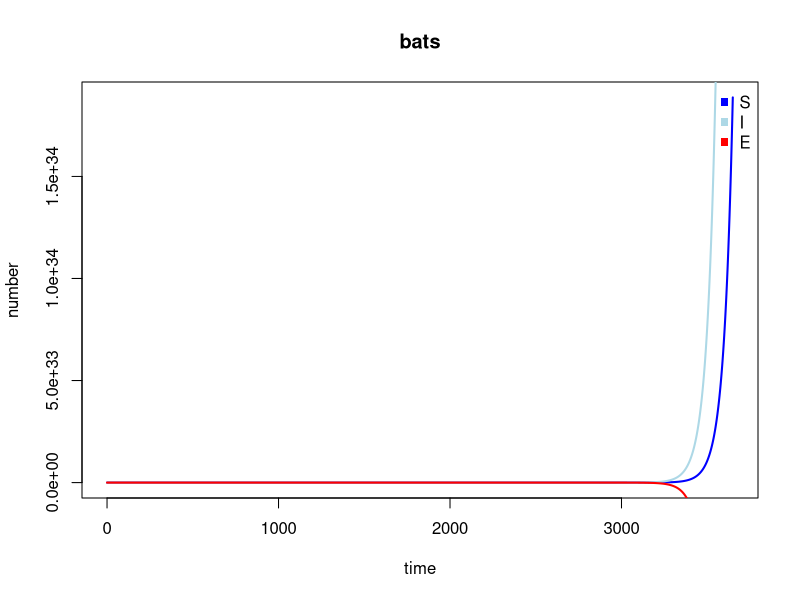
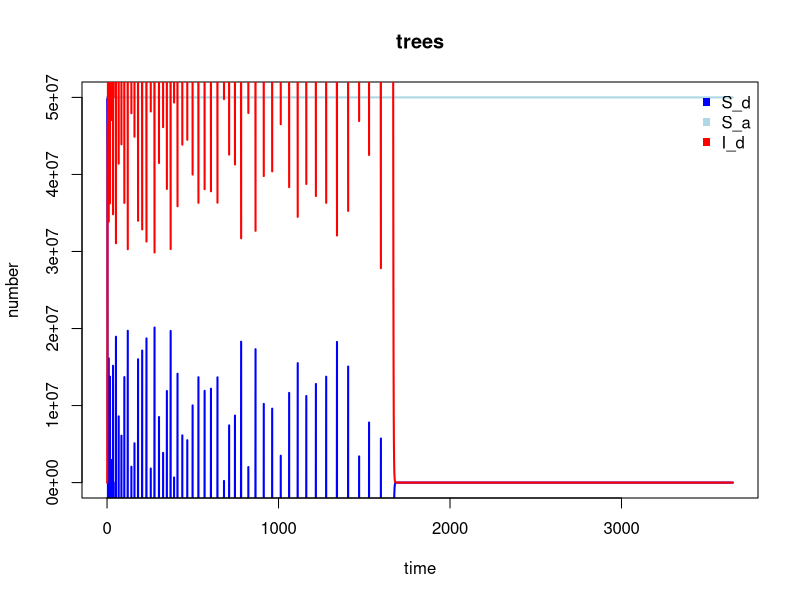
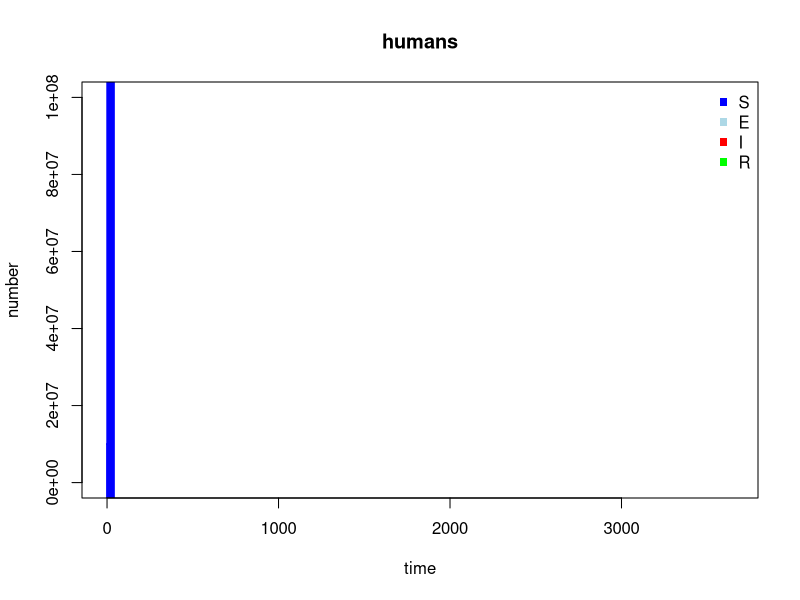

These charts were generated, in order, by the following R code:
## ---- chunk 1
knitr::opts_chunk$set(echo = TRUE)
## ---- chunk 2
run_nipah_discrete <- function(param, max_time, time_step, initial_cond){
  
  ## Parameters
  
  ## For bats
  V_b = param$V_b #birth rate of bats
  mu_b = param$mu_b #death rate of bats
  beta_b = param$beta_b #transmission coefficient among bats
  beta_bd = param$beta_bd #transmission coefficient from bats to susceptible date palm trees
  lambda_b = param$lambda_b #1/latent period in bats
  
  
  ##
  ## For trees
  P_d = param$P_d  #proportion of data palm trees at baseline
  P_a = param$P_a  #proportion of alternative plants at baseline
  R_da = param$R_d  #relative preference of date palm tree over alternative plant 
                    # (equal preference: R_da = 1)
  V_d = param$V_d  #birth rate of date palm trees
  V_a = param$V_a  #birth rate of alternative plants
  mu_d = param$mu_d  #death rate of date palm trees
  mu_a = param$mu_a  #death rate of alternative plants
  theta_d = param$theta_d  #pot replacement rate 
  gamma_d = param$gamma_d  #viral inactivation rate in date palm tree sap
  
  
  ## For humans
  beta_h = param$beta_h #transmission coefficients among humans
  beta_dh = param$beta_dh #transmission coefficient from infectious date palm trees to humans
  sigma_h = param$sigma_h #1/latent period in humans
  gamma_h = param$gamma_h #recovery rate in humans
  v_h = param$v_h #birth rate for humans
  mu_h = param$mu_h #death rate for humans
  k_mu = param$k_mu #Nipah case fatality rate
  
  
  
  
  ##
  time = seq(0, max_time, time_step)
  nsteps = length(time)
  
  ## Compartments 
  
  ## For bats
  S_b <- rep(NA, nsteps); S_b[1] = initial_cond['S_b']
  E_b <- rep(NA, nsteps); E_b[1] = initial_cond['E_b']
  I_b <- rep(NA, nsteps); I_b[1] = initial_cond['I_b']
  
  incidI_b <- rep(NA, nsteps); incidI_b[1] = 0
  
  
  ##
  ## For trees
  S_d <- rep(NA, nsteps); S_d[1] = initial_cond['S_d']
  I_d <- rep(NA, nsteps); I_d[1] = initial_cond['I_d']
  S_a <- rep(NA, nsteps); S_a[1] = initial_cond['S_a']
  
  incidI_d <- rep(NA, nsteps); incidI_d[1] = 0
  
  ## For humans 
  S_h = rep(NA, nsteps); S_h[1] = initial_cond['S_h']
  E_h = rep(NA, nsteps); E_h[1] = initial_cond['E_h']
  I_h = rep(NA, nsteps); I_h[1] = initial_cond['I_h']
  I_d = rep(NA, nsteps); I_d[1] = initial_cond['I_d']
  R_h = rep(NA, nsteps); R_h[1] = initial_cond['R_h']
  N_h = rep(NA, nsteps); N_h[1] = S_h[1] + I_h[1] + R_h[1]
  
  incidI_h = rep(NA, nsteps); incidI_h[1] = 0
  
  
  ##
  
  for(ii in 2:max_time){
    
    ## changes in bat compartments
    new_births_S_b = time_step * V_b * (max(S_b[ii-1],0)+max(I_b[ii-1],0))
    new_deaths_S_b = time_step * mu_b * max(S_b[ii-1],0)
    new_deaths_E_b = time_step * mu_b * max(E_b[ii-1],0)
    new_deaths_I_b = time_step * mu_b * max(I_b[ii-1],0)
    new_inf_E_b = time_step * beta_b * max(S_b[ii-1],0)
    new_lat_I_b = time_step * lambda_b * max(S_b[ii-1],0)
    
    
    
    ## changes in tree compartments 
    new_births_S_d = time_step * V_d * (max(S_d[ii-1],0) + max(I_d[ii-1],0)) 
    new_births_S_a = time_step * V_a * max(S_a[ii-1],0)
    new_deaths_S_d = time_step * mu_d * max(S_d[ii-1],0)
    new_deaths_I_d = time_step * mu_d * max(I_d[ii-1],0)
    new_deaths_S_a = time_step * mu_a * max(S_a[ii-1],0)
    new_inf_S_d = time_step * R_da * beta_bd * (cos((ii-1)/365*2*pi-pi)+1)*0.5 * max(I_b[ii-1],0) * max(S_d[ii-1],0)
    # beta_bd (transmission coefficient from bat to tree) is not defined yet 
    new_rep_I_d = time_step * theta_d * max(I_d[ii-1],0)
    new_inact_I_d = time_step * gamma_d * max(I_d[ii-1],0)
    
    ## changes in human compartments 
    new_births_S_h = time_step * v_h * N_h[ii-1]
    new_deaths_S_h = time_step * beta_h * I_h[ii-1] * S_h[ii-1]
    new_inf_S_h = time_step * beta_dh * I_d[ii-1] * S_h[ii-1]
    new_inf_S_dh = time_step * mu_h * S_h[ii-1]
    
    new_inf_E_h = time_step * sigma_h * E_h[ii-1]
    new_deaths_E_h = time_step * mu_h * E_h[ii-1]
    
    new_rec_I_h = time_step * gamma_h * I_h[ii-1]
    new_nip_deaths_I_h = time_step * k_mu * I_h[ii-1]
    new_deaths_I_h = time_step * mu_h * I_h[ii-1]
    
    new_deaths_R_h = time_step * mu_h * R_h[ii-1]
    
    # bat compartments
    S_b[ii] = S_b[(ii-1)] + new_births_S_b - new_deaths_S_b - new_inf_E_b
    E_b[ii] = E_b[(ii-1)] + new_inf_E_b - new_lat_I_b - new_deaths_E_b
    I_b[ii] = I_b[(ii-1)]+ new_lat_I_b - new_deaths_I_b
    
    incidI_b[ii] = new_inf_E_b
    
    # tree compartments 
    S_d[ii] = S_d[(ii-1)] + new_births_S_d - new_deaths_S_d - new_inf_S_d + new_rep_I_d + new_inact_I_d
    S_a[ii] = S_a[(ii-1)] + new_births_S_a - new_deaths_S_a
    I_d[ii] = I_d[(ii-1)] + new_inf_S_d - new_rep_I_d - new_inact_I_d - new_deaths_I_d
    
    incidI_d[ii] = new_inf_S_d
  


    # human compartments
    S_h[ii] = S_h[(ii-1)] + new_births_S_h - new_deaths_S_h - new_inf_S_h - new_inf_S_dh
    E_h[ii] = E_h[(ii-1)] + new_inf_S_h + new_inf_S_dh - new_inf_E_h - new_deaths_E_h
    I_h[ii] = I_h[(ii-1)] + new_inf_E_h - new_rec_I_h - new_nip_deaths_I_h - new_deaths_I_h
    R_h[ii] = R_h[(ii-1)] + new_rec_I_h - new_deaths_R_h
    
    N_h[ii] = S_h[ii] + E_h[ii] + I_h[ii] + R_h[ii]
    incidI_h[ii] = new_inf_E_h + new_inf_S_dh
  }
  
  
  ## The output values need to be updated 
  out <- data.frame(cbind(time, S_b, E_b, I_b, incidI_d,
                          S_d, S_a, I_d,incidI_d,
                          S_h, E_h, I_h, R_h, N_h, incidI_h)) 
  
  return(out)
  
}
## ---- chunk 3
# assign values to parameters
 ## For bats
  V_b = 0.003 #birth rate of bats
  mu_b = 0.0005 #death rate of bats
  beta_b = 0.0045 #transmission coefficient among bats
  beta_bd = 0.4 #transmission coefficient from bats to susceptible date palm trees
  lambda_b = 1/7 #1/latent period in bats

  ## For trees
  P_d = 0.5  #proportion of data palm trees at baseline
  P_a = 0.5  #proportion of alternative plants at baseline
  R_da = 1  #relative preference of date palm tree over alternative plant 
                    # (equal preference: R_da = 1)
  V_d = 0  #birth rate of date palm trees
  V_a = 0  #birth rate of alternative plants
  mu_d = 0  #death rate of date palm trees
  mu_a = 0 #death rate of alternative plants
  theta_d = 1/60  #pot replacement rate 
  gamma_d = 0.4  #viral inactivation rate in date palm tree sap
  
  
  ## For humans
  beta_h = 0 #transmission coefficients among humans
  beta_dh = 0.4 #transmission coefficient from infectious date palm trees to humans
  sigma_h = 1/10 #1/latent period in humans: incubation 4~14 days
  gamma_h = 1/10 #recovery rate in humans
  v_h = 0.006 #birth rate for humans
  mu_h = 0.006 #death rate for humans
  k_mu = 0.5 #Nipah case fatality rate: 40-70% of cases

param = list(
    V_b = V_b, #birth rate of bats
  mu_b = mu_b, #death rate of bats
  beta_b = beta_b, #transmission coefficient among bats
  beta_bd = beta_bd, #transmission coefficient from bats to susceptible date palm trees
  lambda_b = lambda_b, #1/latent period in bats

  ## For trees
  P_d = P_d,  #proportion of data palm trees at baseline
  P_a = P_a,  #proportion of alternative plants at baseline
  R_da = R_da,  #relative preference of date palm tree over alternative plant 
                    # (equal preference: R_da = 1)
  V_d = V_d,  #birth rate of date palm trees
  V_a = V_a , #birth rate of alternative plants
  mu_d = mu_d , #death rate of date palm trees
  mu_a = mu_a,  #death rate of alternative plants
  theta_d = theta_d,  #pot replacement rate 
  gamma_d = gamma_d,  #viral inactivation rate in date palm tree sap
  
  
  ## For humans
  beta_h = beta_h, #transmission coefficients among humans
  beta_dh = beta_dh, #transmission coefficient from infectious date palm trees to humans
  sigma_h = sigma_h, #1/latent period in humans: incubation 4~14 days
  gamma_h = gamma_h, #recovery rate in humans
  v_h = v_h, #birth rate for humans
  mu_h = mu_h, #death rate for humans
  k_mu = k_mu
)


max_time = 10*365 
Tree = 100 * 1000000
time_step = 1 
initial_cond = c(S_b=11000, E_b=0, I_b=0,
                 S_d=Tree*param$P_d, S_a=Tree*param$P_a, I_d=0,
                 S_h=10000000, E_h=0, I_h=0, R_h=0)

result <- run_nipah_discrete(param=param, initial_cond=initial_cond, max_time=max_time, time_step=1)


## ---- chunk 4
#par(mfrow = c(1,3))
# bats
plot(result$time, result$S_b, type="l", xlim = c(0, max_time), ylim = c(0, max(result$S_b, na.rm= TRUE)), lwd=2, col="blue", xlab = 'time', ylab = 'number', main = "bats")
lines(result$time, result$I_b, type = 'l', lwd = 2, col = 'lightblue')
lines(result$time, result$E_b, type="l", lwd=2, col="red")
legend('topright', legend = c('S', 'I', 'E'), col = c('blue', 'lightblue', 'red'), bty = 'n', pch = 15, ncol = 1)
# trees
plot(result$time, result$S_d, type="l", xlim = c(0, max_time), ylim = c(0, max(result$S_d, na.rm= TRUE)), lwd=2, col="blue", xlab = 'time', ylab = 'number', main = "trees")
lines(result$time, result$S_a, type = 'l', lwd = 2, col = 'lightblue')
lines(result$time, result$I_d, type="l", lwd=2, col="red")
legend('topright', legend = c('S_d', 'S_a', 'I_d'), col = c('blue', 'lightblue', 'red'), bty = 'n', pch = 15, ncol = 1)
# humans
plot(result$time, result$S_h, type="l", xlim = c(0, max_time), ylim = c(0, 100000000), lwd=2, col="blue", xlab = 'time', ylab = 'number', main = "humans")
#lines(result$time, result$E_h, type = 'l', lwd = 2, col = 'lightblue')
#lines(result$time, result$I_h, type="l", lwd=2, col="red")
#lines(result$time, result$R_h, type="l", lwd=2, col="green")
legend('topright', legend = c('S', 'E', 'I','R'), col = c('blue', 'lightblue', 'red','green'), bty = 'n', pch = 15, ncol = 1)

